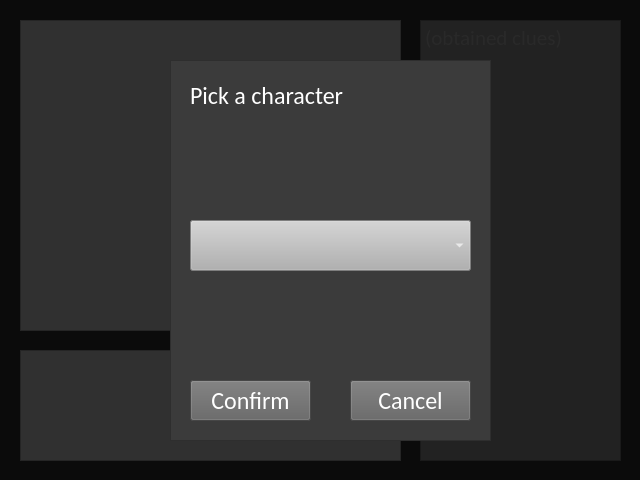
<?xml version="1.0" encoding="UTF-8"?>
<ui version="4.0">
 <class>MainWindow</class>
 <widget class="QMainWindow" name="MainWindow">
  <property name="geometry">
   <rect>
    <x>0</x>
    <y>0</y>
    <width>640</width>
    <height>480</height>
   </rect>
  </property>
  <property name="sizePolicy">
   <sizepolicy hsizetype="Fixed" vsizetype="Fixed">
    <horstretch>0</horstretch>
    <verstretch>0</verstretch>
   </sizepolicy>
  </property>
  <property name="minimumSize">
   <size>
    <width>640</width>
    <height>480</height>
   </size>
  </property>
  <property name="maximumSize">
   <size>
    <width>640</width>
    <height>480</height>
   </size>
  </property>
  <property name="baseSize">
   <size>
    <width>640</width>
    <height>480</height>
   </size>
  </property>
  <property name="windowTitle">
   <string>Clue-Less Game Client</string>
  </property>
  <property name="styleSheet">
   <string notr="true">background-color: #3B3B3B; color: #FFFFFF; font-family: Calibri;</string>
  </property>
  <widget class="QWidget" name="centralwidget">
   <widget class="QWidget" name="Widget_GameInit" native="true">
    <property name="geometry">
     <rect>
      <x>0</x>
      <y>0</y>
      <width>641</width>
      <height>481</height>
     </rect>
    </property>
    <property name="sizePolicy">
     <sizepolicy hsizetype="Maximum" vsizetype="Maximum">
      <horstretch>0</horstretch>
      <verstretch>0</verstretch>
     </sizepolicy>
    </property>
    <property name="styleSheet">
     <string notr="true"/>
    </property>
    <widget class="QWidget" name="Widget_ConfirmPlayer" native="true">
     <property name="geometry">
      <rect>
       <x>0</x>
       <y>197</y>
       <width>640</width>
       <height>281</height>
      </rect>
     </property>
     <property name="sizePolicy">
      <sizepolicy hsizetype="Fixed" vsizetype="Fixed">
       <horstretch>0</horstretch>
       <verstretch>0</verstretch>
      </sizepolicy>
     </property>
     <property name="minimumSize">
      <size>
       <width>640</width>
       <height>281</height>
      </size>
     </property>
     <property name="baseSize">
      <size>
       <width>640</width>
       <height>281</height>
      </size>
     </property>
     <widget class="QPushButton" name="Btn_ConfirmPlayer">
      <property name="geometry">
       <rect>
        <x>110</x>
        <y>170</y>
        <width>421</width>
        <height>41</height>
       </rect>
      </property>
      <property name="font">
       <font>
        <family>Calibri</family>
        <pointsize>18</pointsize>
       </font>
      </property>
      <property name="styleSheet">
       <string notr="true">background: #626262; color: White</string>
      </property>
      <property name="text">
       <string>Confirm</string>
      </property>
      <property name="checkable">
       <bool>false</bool>
      </property>
     </widget>
     <widget class="QLineEdit" name="Entry_2">
      <property name="geometry">
       <rect>
        <x>110</x>
        <y>58</y>
        <width>421</width>
        <height>35</height>
       </rect>
      </property>
      <property name="sizePolicy">
       <sizepolicy hsizetype="Expanding" vsizetype="Preferred">
        <horstretch>0</horstretch>
        <verstretch>0</verstretch>
       </sizepolicy>
      </property>
      <property name="font">
       <font>
        <family>Monospac821 BT</family>
        <pointsize>18</pointsize>
       </font>
      </property>
      <property name="styleSheet">
       <string notr="true">border: 2px solid #9E9E9E;font-family: &quot;Monospac821 BT&quot;;</string>
      </property>
     </widget>
     <widget class="QLabel" name="Label_JoinErrorMsg_2">
      <property name="geometry">
       <rect>
        <x>110</x>
        <y>100</y>
        <width>421</width>
        <height>41</height>
       </rect>
      </property>
      <property name="styleSheet">
       <string notr="true">color: Red;</string>
      </property>
      <property name="text">
       <string/>
      </property>
      <property name="textFormat">
       <enum>Qt::PlainText</enum>
      </property>
      <property name="alignment">
       <set>Qt::AlignLeading|Qt::AlignLeft|Qt::AlignTop</set>
      </property>
      <property name="wordWrap">
       <bool>true</bool>
      </property>
     </widget>
     <widget class="QLabel" name="EntryLabel_2">
      <property name="geometry">
       <rect>
        <x>110</x>
        <y>10</y>
        <width>145</width>
        <height>29</height>
       </rect>
      </property>
      <property name="font">
       <font>
        <family>Calibri</family>
        <pointsize>18</pointsize>
       </font>
      </property>
      <property name="styleSheet">
       <string notr="true">color: #CFCFCF</string>
      </property>
      <property name="text">
       <string>Player Name</string>
      </property>
      <property name="alignment">
       <set>Qt::AlignLeading|Qt::AlignLeft|Qt::AlignVCenter</set>
      </property>
     </widget>
    </widget>
    <widget class="QWidget" name="Widget_JoinServer" native="true">
     <property name="geometry">
      <rect>
       <x>0</x>
       <y>197</y>
       <width>640</width>
       <height>281</height>
      </rect>
     </property>
     <property name="sizePolicy">
      <sizepolicy hsizetype="Fixed" vsizetype="Fixed">
       <horstretch>0</horstretch>
       <verstretch>0</verstretch>
      </sizepolicy>
     </property>
     <property name="minimumSize">
      <size>
       <width>640</width>
       <height>281</height>
      </size>
     </property>
     <property name="baseSize">
      <size>
       <width>640</width>
       <height>281</height>
      </size>
     </property>
     <property name="layoutDirection">
      <enum>Qt::LeftToRight</enum>
     </property>
     <widget class="QPushButton" name="Btn_JoinServer">
      <property name="geometry">
       <rect>
        <x>110</x>
        <y>170</y>
        <width>421</width>
        <height>41</height>
       </rect>
      </property>
      <property name="font">
       <font>
        <family>Calibri</family>
        <pointsize>18</pointsize>
       </font>
      </property>
      <property name="styleSheet">
       <string notr="true">background: #626262; color: White</string>
      </property>
      <property name="text">
       <string>Join Server</string>
      </property>
      <property name="checkable">
       <bool>false</bool>
      </property>
     </widget>
     <widget class="QLineEdit" name="Entry">
      <property name="geometry">
       <rect>
        <x>110</x>
        <y>58</y>
        <width>421</width>
        <height>35</height>
       </rect>
      </property>
      <property name="sizePolicy">
       <sizepolicy hsizetype="Expanding" vsizetype="Preferred">
        <horstretch>0</horstretch>
        <verstretch>0</verstretch>
       </sizepolicy>
      </property>
      <property name="font">
       <font>
        <family>Monospac821 BT</family>
        <pointsize>18</pointsize>
       </font>
      </property>
      <property name="styleSheet">
       <string notr="true">border: 2px solid #9E9E9E;font-family: &quot;Monospac821 BT&quot;;</string>
      </property>
      <property name="text">
       <string>127.0.0.1</string>
      </property>
     </widget>
     <widget class="QLabel" name="Label_JoinErrorMsg">
      <property name="geometry">
       <rect>
        <x>110</x>
        <y>100</y>
        <width>421</width>
        <height>41</height>
       </rect>
      </property>
      <property name="styleSheet">
       <string notr="true">color: Red;</string>
      </property>
      <property name="text">
       <string/>
      </property>
      <property name="textFormat">
       <enum>Qt::PlainText</enum>
      </property>
      <property name="alignment">
       <set>Qt::AlignLeading|Qt::AlignLeft|Qt::AlignTop</set>
      </property>
      <property name="wordWrap">
       <bool>true</bool>
      </property>
     </widget>
     <widget class="QLabel" name="EntryLabel">
      <property name="geometry">
       <rect>
        <x>110</x>
        <y>10</y>
        <width>145</width>
        <height>29</height>
       </rect>
      </property>
      <property name="font">
       <font>
        <family>Calibri</family>
        <pointsize>18</pointsize>
       </font>
      </property>
      <property name="styleSheet">
       <string notr="true">color: #CFCFCF</string>
      </property>
      <property name="text">
       <string>Server Address</string>
      </property>
      <property name="alignment">
       <set>Qt::AlignLeading|Qt::AlignLeft|Qt::AlignVCenter</set>
      </property>
     </widget>
    </widget>
    <widget class="QFrame" name="frame">
     <property name="geometry">
      <rect>
       <x>0</x>
       <y>0</y>
       <width>640</width>
       <height>191</height>
      </rect>
     </property>
     <property name="sizePolicy">
      <sizepolicy hsizetype="Fixed" vsizetype="Fixed">
       <horstretch>0</horstretch>
       <verstretch>0</verstretch>
      </sizepolicy>
     </property>
     <property name="minimumSize">
      <size>
       <width>640</width>
       <height>191</height>
      </size>
     </property>
     <property name="baseSize">
      <size>
       <width>640</width>
       <height>191</height>
      </size>
     </property>
     <property name="frameShape">
      <enum>QFrame::StyledPanel</enum>
     </property>
     <property name="frameShadow">
      <enum>QFrame::Raised</enum>
     </property>
     <widget class="QLabel" name="label_2">
      <property name="geometry">
       <rect>
        <x>50</x>
        <y>50</y>
        <width>531</width>
        <height>101</height>
       </rect>
      </property>
      <property name="text">
       <string/>
      </property>
      <property name="pixmap">
       <pixmap>../resources/GameTitle_Small.png</pixmap>
      </property>
      <property name="scaledContents">
       <bool>true</bool>
      </property>
      <property name="wordWrap">
       <bool>false</bool>
      </property>
     </widget>
    </widget>
   </widget>
   <widget class="QWidget" name="Widget_GamePlay" native="true">
    <property name="enabled">
     <bool>true</bool>
    </property>
    <property name="geometry">
     <rect>
      <x>0</x>
      <y>0</y>
      <width>641</width>
      <height>481</height>
     </rect>
    </property>
    <property name="sizePolicy">
     <sizepolicy hsizetype="Maximum" vsizetype="Maximum">
      <horstretch>0</horstretch>
      <verstretch>0</verstretch>
     </sizepolicy>
    </property>
    <property name="styleSheet">
     <string notr="true"/>
    </property>
    <widget class="QTextEdit" name="textEdit">
     <property name="geometry">
      <rect>
       <x>420</x>
       <y>20</y>
       <width>201</width>
       <height>441</height>
      </rect>
     </property>
     <property name="styleSheet">
      <string notr="true">background: #B1B1B1; font-size: 16pt; </string>
     </property>
     <property name="placeholderText">
      <string>(obtained clues)</string>
     </property>
    </widget>
    <widget class="QFrame" name="frame_3">
     <property name="geometry">
      <rect>
       <x>20</x>
       <y>20</y>
       <width>381</width>
       <height>311</height>
      </rect>
     </property>
     <property name="styleSheet">
      <string notr="true">background: white;</string>
     </property>
     <property name="frameShape">
      <enum>QFrame::StyledPanel</enum>
     </property>
     <property name="frameShadow">
      <enum>QFrame::Raised</enum>
     </property>
     <widget class="QLabel" name="label">
      <property name="geometry">
       <rect>
        <x>160</x>
        <y>150</y>
        <width>62</width>
        <height>19</height>
       </rect>
      </property>
      <property name="styleSheet">
       <string notr="true">color: Black</string>
      </property>
      <property name="text">
       <string>Map!!!</string>
      </property>
     </widget>
    </widget>
    <widget class="QFrame" name="frame_4">
     <property name="geometry">
      <rect>
       <x>20</x>
       <y>350</y>
       <width>381</width>
       <height>111</height>
      </rect>
     </property>
     <property name="styleSheet">
      <string notr="true">background: White</string>
     </property>
     <property name="frameShape">
      <enum>QFrame::StyledPanel</enum>
     </property>
     <property name="frameShadow">
      <enum>QFrame::Raised</enum>
     </property>
     <widget class="QLabel" name="label_4">
      <property name="geometry">
       <rect>
        <x>160</x>
        <y>50</y>
        <width>62</width>
        <height>19</height>
       </rect>
      </property>
      <property name="styleSheet">
       <string notr="true">color: Black</string>
      </property>
      <property name="text">
       <string>Actions</string>
      </property>
     </widget>
    </widget>
   </widget>
   <widget class="QWidget" name="Widget_GamePlay_Actions" native="true">
    <property name="enabled">
     <bool>true</bool>
    </property>
    <property name="geometry">
     <rect>
      <x>0</x>
      <y>0</y>
      <width>641</width>
      <height>481</height>
     </rect>
    </property>
    <property name="sizePolicy">
     <sizepolicy hsizetype="Maximum" vsizetype="Maximum">
      <horstretch>0</horstretch>
      <verstretch>0</verstretch>
     </sizepolicy>
    </property>
    <property name="styleSheet">
     <string notr="true">background: #90000000</string>
    </property>
    <widget class="QFrame" name="Actions_Frame">
     <property name="geometry">
      <rect>
       <x>170</x>
       <y>60</y>
       <width>321</width>
       <height>381</height>
      </rect>
     </property>
     <property name="styleSheet">
      <string notr="true">background: #3B3B3B;</string>
     </property>
     <property name="frameShape">
      <enum>QFrame::StyledPanel</enum>
     </property>
     <property name="frameShadow">
      <enum>QFrame::Raised</enum>
     </property>
     <widget class="QPushButton" name="Actions_ConfirmBtn">
      <property name="geometry">
       <rect>
        <x>20</x>
        <y>320</y>
        <width>121</width>
        <height>41</height>
       </rect>
      </property>
      <property name="font">
       <font>
        <family>Calibri</family>
        <pointsize>18</pointsize>
       </font>
      </property>
      <property name="styleSheet">
       <string notr="true">background: #626262;</string>
      </property>
      <property name="text">
       <string>function</string>
      </property>
     </widget>
     <widget class="QComboBox" name="Actions_RoomComboBox">
      <property name="geometry">
       <rect>
        <x>20</x>
        <y>240</y>
        <width>281</width>
        <height>51</height>
       </rect>
      </property>
      <property name="styleSheet">
       <string notr="true">background: #B1B1B1</string>
      </property>
     </widget>
     <widget class="QLabel" name="Actions_Label">
      <property name="geometry">
       <rect>
        <x>20</x>
        <y>20</y>
        <width>111</width>
        <height>31</height>
       </rect>
      </property>
      <property name="font">
       <font>
        <family>Calibri</family>
        <pointsize>18</pointsize>
       </font>
      </property>
      <property name="text">
       <string>Options</string>
      </property>
     </widget>
     <widget class="QComboBox" name="Actions_WeaponComboBox">
      <property name="geometry">
       <rect>
        <x>20</x>
        <y>150</y>
        <width>281</width>
        <height>51</height>
       </rect>
      </property>
      <property name="styleSheet">
       <string notr="true">background: #B1B1B1</string>
      </property>
     </widget>
     <widget class="QPushButton" name="Actions_CancelBtn">
      <property name="geometry">
       <rect>
        <x>180</x>
        <y>320</y>
        <width>121</width>
        <height>41</height>
       </rect>
      </property>
      <property name="font">
       <font>
        <family>Calibri</family>
        <pointsize>18</pointsize>
       </font>
      </property>
      <property name="styleSheet">
       <string notr="true">background: #626262;</string>
      </property>
      <property name="text">
       <string>Cancel</string>
      </property>
     </widget>
     <widget class="QComboBox" name="Actions_SuspectComboBox">
      <property name="geometry">
       <rect>
        <x>20</x>
        <y>60</y>
        <width>281</width>
        <height>51</height>
       </rect>
      </property>
      <property name="styleSheet">
       <string notr="true">background: #B1B1B1</string>
      </property>
     </widget>
    </widget>
   </widget>
   <widget class="QWidget" name="Widget_GamePlay_PickCharacter" native="true">
    <property name="enabled">
     <bool>true</bool>
    </property>
    <property name="geometry">
     <rect>
      <x>0</x>
      <y>0</y>
      <width>641</width>
      <height>481</height>
     </rect>
    </property>
    <property name="sizePolicy">
     <sizepolicy hsizetype="Maximum" vsizetype="Maximum">
      <horstretch>0</horstretch>
      <verstretch>0</verstretch>
     </sizepolicy>
    </property>
    <property name="styleSheet">
     <string notr="true">background: #90000000</string>
    </property>
    <widget class="QFrame" name="PickCharacter_Frame">
     <property name="geometry">
      <rect>
       <x>170</x>
       <y>60</y>
       <width>321</width>
       <height>381</height>
      </rect>
     </property>
     <property name="styleSheet">
      <string notr="true">background: #3B3B3B;</string>
     </property>
     <property name="frameShape">
      <enum>QFrame::StyledPanel</enum>
     </property>
     <property name="frameShadow">
      <enum>QFrame::Raised</enum>
     </property>
     <widget class="QPushButton" name="PickCharacter_ConfirmBtn">
      <property name="geometry">
       <rect>
        <x>20</x>
        <y>320</y>
        <width>121</width>
        <height>41</height>
       </rect>
      </property>
      <property name="font">
       <font>
        <family>Calibri</family>
        <pointsize>18</pointsize>
       </font>
      </property>
      <property name="styleSheet">
       <string notr="true">background: #626262;</string>
      </property>
      <property name="text">
       <string>Confirm</string>
      </property>
     </widget>
     <widget class="QLabel" name="PickCharacter_Label">
      <property name="geometry">
       <rect>
        <x>20</x>
        <y>20</y>
        <width>281</width>
        <height>31</height>
       </rect>
      </property>
      <property name="font">
       <font>
        <family>Calibri</family>
        <pointsize>18</pointsize>
       </font>
      </property>
      <property name="text">
       <string>Pick a character</string>
      </property>
     </widget>
     <widget class="QPushButton" name="PickCharacter_Cancel">
      <property name="geometry">
       <rect>
        <x>180</x>
        <y>320</y>
        <width>121</width>
        <height>41</height>
       </rect>
      </property>
      <property name="font">
       <font>
        <family>Calibri</family>
        <pointsize>18</pointsize>
       </font>
      </property>
      <property name="styleSheet">
       <string notr="true">background: #626262;</string>
      </property>
      <property name="text">
       <string>Cancel</string>
      </property>
     </widget>
     <widget class="QComboBox" name="PickCharacter_comboBox">
      <property name="geometry">
       <rect>
        <x>20</x>
        <y>160</y>
        <width>281</width>
        <height>51</height>
       </rect>
      </property>
      <property name="styleSheet">
       <string notr="true">background: #B1B1B1</string>
      </property>
     </widget>
    </widget>
   </widget>
   <zorder>Widget_GameInit</zorder>
   <zorder>verticalLayoutWidget</zorder>
   <zorder>Widget_GamePlay</zorder>
   <zorder>Widget_GamePlay_Actions</zorder>
   <zorder>Widget_GamePlay_PickCharacter</zorder>
  </widget>
 </widget>
 <resources/>
 <connections/>
</ui>
